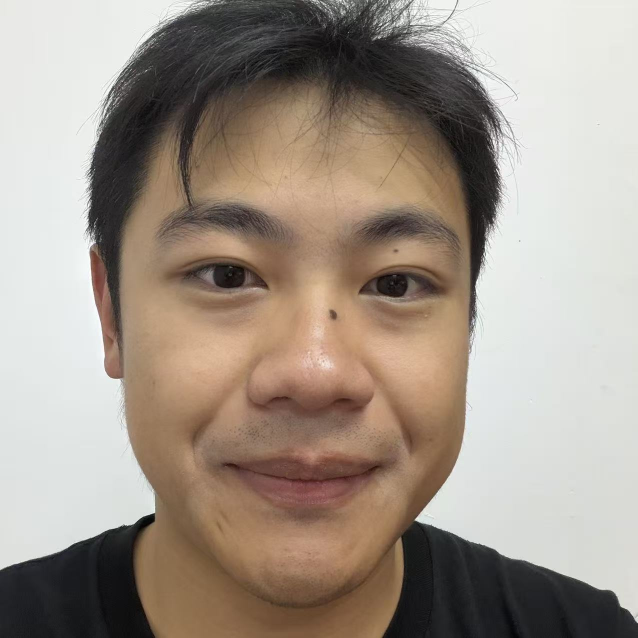
#> input picture image.jpg, 1276 x 1276 px (shown at 1/2 size)
$ python edge_to_sketch.py --input ../../../image.jpg
#> lines starting #> are read from the running program, lines starting #| are printed output that depends on the picture
#> in main, image is the input picture: PIL image 1276x1276 RGB; mean R, G, B 161.2, 149.2, 138
"""Generate an edge map and a simple ink sketch from a face photo."""
import argparse
from pathlib import Path

import cv2
import numpy as np
from PIL import Image, ImageDraw, ImageOps


def make_sketch(image: Image.Image, max_size: int = 1024):
#> called with max_size = 1024
    image = ImageOps.exif_transpose(image).convert("RGB")
    image.thumbnail((max_size, max_size), Image.Resampling.LANCZOS)
#> image: PIL image 1024x1024 RGB
    rgb = np.asarray(image)
    gray = cv2.cvtColor(rgb, cv2.COLOR_RGB2GRAY)
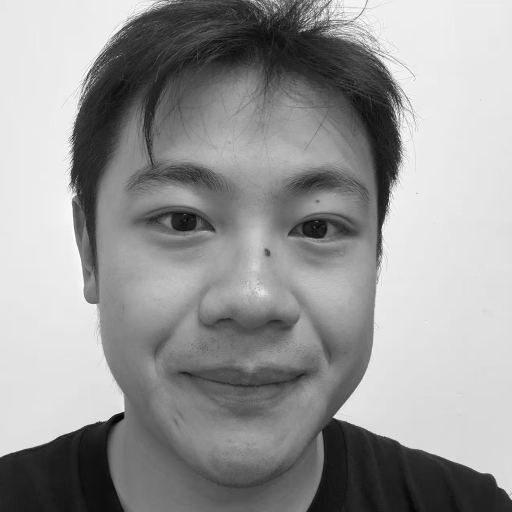
#> gray: shape (1024, 1024) (shown at 1/2 size); min 1, max 255, mean 151.6
    # Smooth small sensor noise while preserving glasses, eyes, and hair boundaries.
    smooth = cv2.bilateralFilter(gray, d=7, sigmaColor=35, sigmaSpace=7)
    edges = cv2.Canny(smooth, threshold1=25, threshold2=70, L2gradient=True)
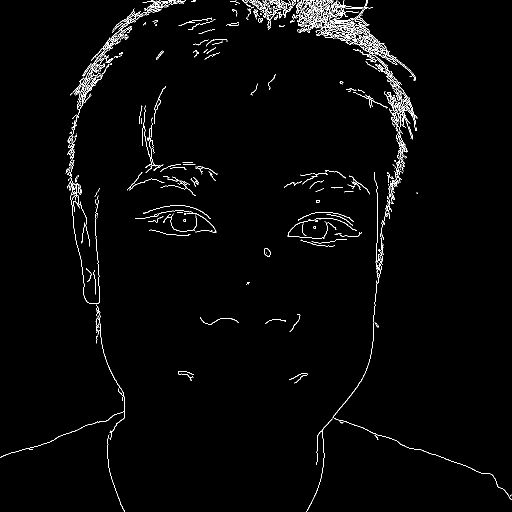
#> edges: shape (1024, 1024) (shown at 1/2 size); 1.8% white in thin lines or dots
    # Join short broken lines and remove isolated one-pixel specks.
    edges = cv2.morphologyEx(edges, cv2.MORPH_CLOSE, np.ones((2, 2), np.uint8))
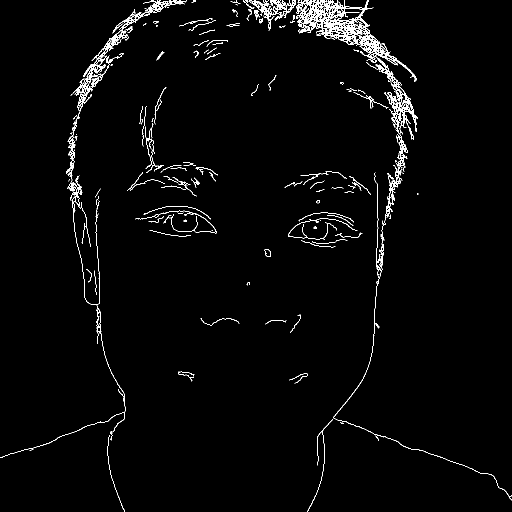
#> edges: shape (1024, 1024) (shown at 1/2 size); 2.3% white in thin lines or dots
    count, labels, stats, _ = cv2.connectedComponentsWithStats(edges, connectivity=8)
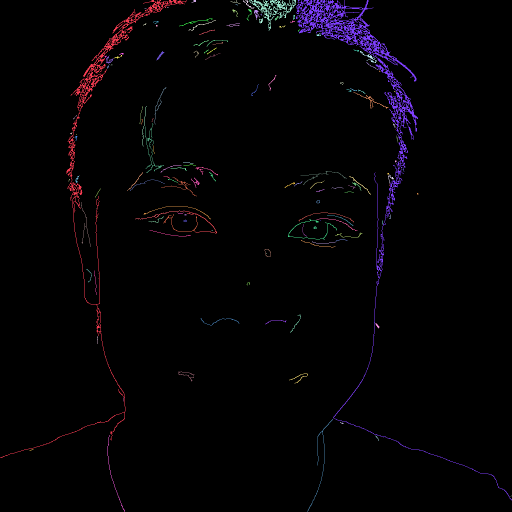
#> labels: shape (1024, 1024) int32 (shown at 1/2 size); 149 distinct labels, from 0 to 148; one colour per label, 0 black
#> count = 149; stats = 149 rows, first 6: [0, 0, 1024, 1024, 1024272], [0, 0, 373, 916, 5452], [383, 0, 9, 5, 24], [461, 0, 20, 8, 25], [486, 0, 23, 18, 67], [498, 0, 94, 61, 1179]
    cleaned = np.zeros_like(edges)
    for index in range(1, count):
        if stats[index, cv2.CC_STAT_AREA] >= 5:
            cleaned[labels == index] = 255
#> cleaned: shape (1024, 1024); 2.3% white in thin lines or dots
    ink = 255 - cleaned
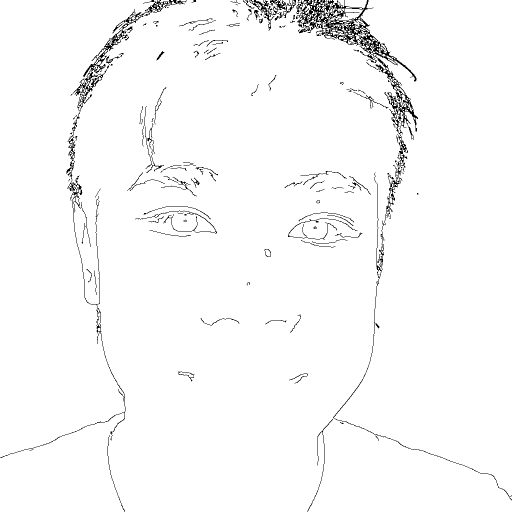
#> ink: shape (1024, 1024) (shown at 1/2 size); 97.7% white; black in thin lines or dots
    # A small gray halo makes the hard Canny lines look more like pencil marks.
    soft = cv2.GaussianBlur(cleaned, (3, 3), 0.8)
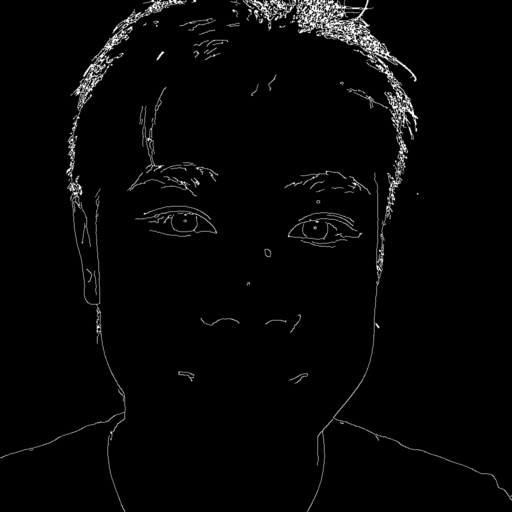
#> soft: shape (1024, 1024) (shown at 1/2 size); min 0, max 255, mean 5.9
    sketch = np.clip(255 - 0.85 * cleaned - 0.15 * soft, 0, 255).astype(np.uint8)
    return image, Image.fromarray(ink, "L"), Image.fromarray(sketch, "L")


def main():
    parser = argparse.ArgumentParser()
    parser.add_argument("--input", type=Path, required=True)
    parser.add_argument("--output-dir", type=Path, default=Path("results"))
    parser.add_argument("--max-size", type=int, default=1024)
    args = parser.parse_args()
    with Image.open(args.input) as image:
        photo, edges, sketch = make_sketch(image, args.max_size)
    args.output_dir.mkdir(parents=True, exist_ok=True)
    edges.save(args.output_dir / "edges.png")
    sketch.save(args.output_dir / "edge_sketch.png")
    width, height = photo.size
#> width = 1024; height = 1024
    canvas = Image.new("RGB", (width * 3, height + 28), "white")
#> canvas: PIL image 3072x1052 RGB; every value is 255
    for i, (image, title) in enumerate(zip((photo, edges, sketch),
                                           ("Input Photo", "Detected Edges", "Edge Sketch"))):
        canvas.paste(image.convert("RGB"), (width * i, 28))
        ImageDraw.Draw(canvas).text((width * i + 5, 6), title, fill="black")
#> this loop made 3 passes
#> title on passes 1 to 3: 'Input Photo', 'Detected Edges', 'Edge Sketch'
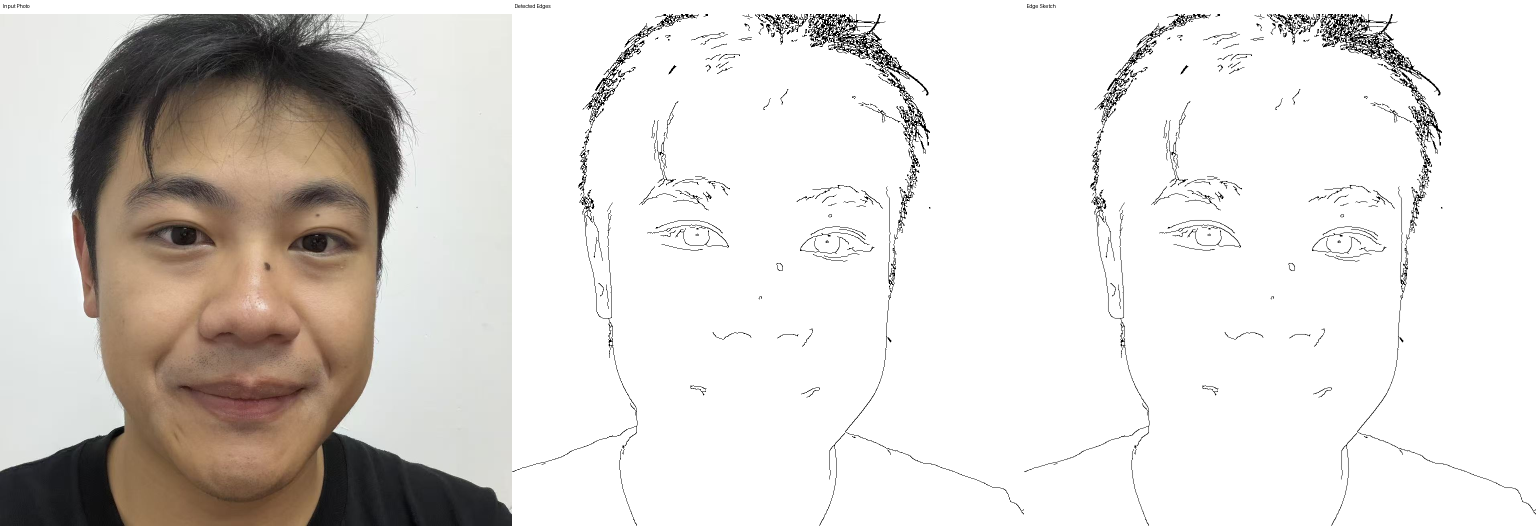
#> canvas: PIL image 3072x1052 RGB (shown at 1/2 size); mean R, G, B 220.7, 216.8, 213.2
    canvas.save(args.output_dir / "comparison.png")
    print(args.output_dir / "comparison.png")


if __name__ == "__main__":
    main()
